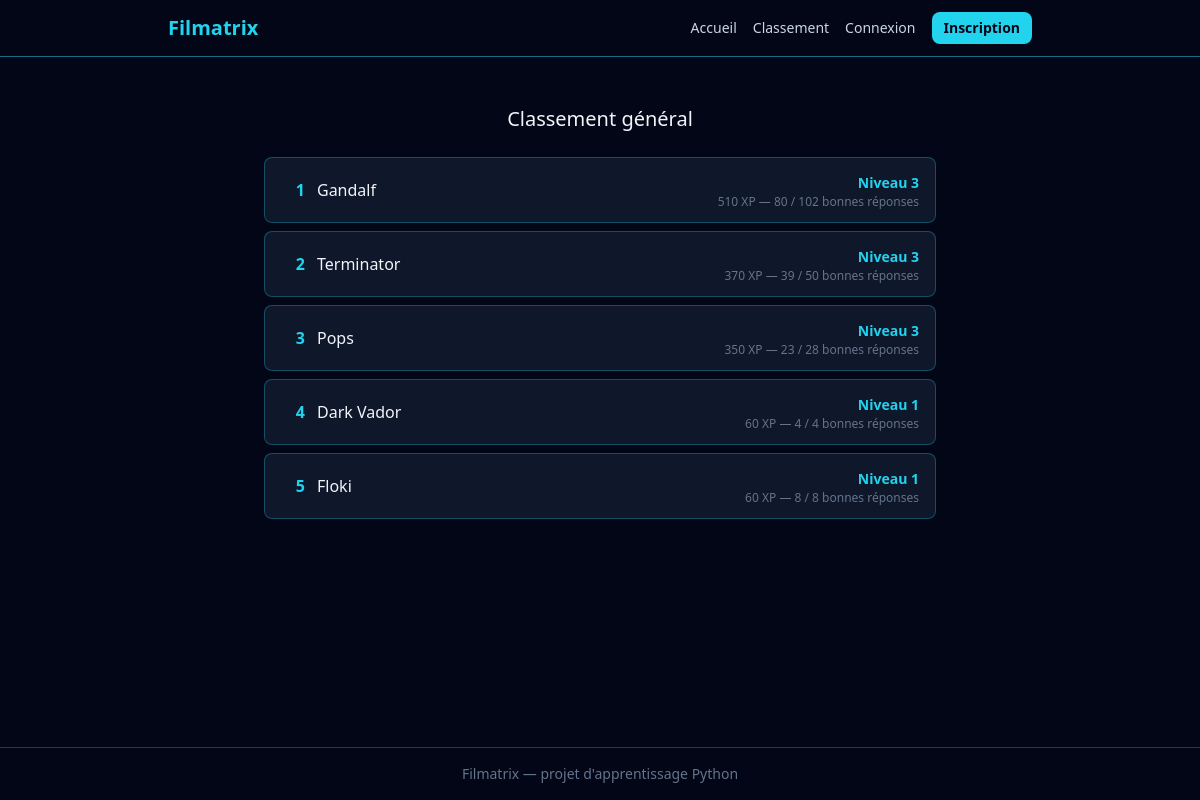
Page /classement on the committed database.
### src/models.py (models this page shows, shortened)
class User(db.Model, UserMixin):
    __tablename__ = "users"
    id = db.Column(db.Integer, primary_key=True)
    username = db.Column(db.String(50), unique=True, nullable=False)
    email = db.Column(db.String(120), unique=True, nullable=False)
    password_hash = db.Column(db.String(255), nullable=False)
    total_xp = db.Column(db.Integer, nullable=False, default=0)
    coins = db.Column(db.Integer, nullable=False, default=0)
    equipped_title = db.Column(db.String(50), nullable=True)
    is_admin = db.Column(db.Boolean, nullable=False, default=False)

### app.py (the view)
    @app.route("/classement")
    def leaderboard() -> str:
        results = (
                db.session.query(
                        User.username,
                        User.total_xp,
                        func.count(Attempt.id).label("total"),
                        func.sum(db.case((Attempt.is_correct, 1), else_=0)).label("correct"),
                    )
                    .join(Attempt, Attempt.user_id == User.id)
                    .group_by(User.id)
                    .order_by(User.total_xp.desc())
                    .all()
            )
        leaderboard_entries = []
        for result in results:
            level_info = calculate_level(result.total_xp)
            leaderboard_entries.append(
                {
                    "username": result.username,
                    "total_xp": result.total_xp,
                    "level": level_info["level"],
                    "total": result.total,
                    "correct": result.correct,
                }
            )
        return render_template("classement.html", results=leaderboard_entries)

### app.py (called while the page is built)
def calculate_level(total_xp: int) -> dict:
        level = 1
        xp_for_next_level = 100
        xp_already_spent = 0
        while total_xp - xp_already_spent >= xp_for_next_level:
            xp_already_spent += xp_for_next_level
            level += 1
            xp_for_next_level = 100 * level
        xp_in_current_level = total_xp - xp_already_spent
        return {
            "level": level,
            "xp_in_current_level": xp_in_current_level,
            "xp_for_next_level": xp_for_next_level,
            }

### templates/classement.html
{% extends "base.html" %}
{% block content %}
<div class="max-w-2xl mx-auto mt-8">
    <h2 class="text-xl mb-6 text-center">Classement général</h2>
    {% if results %}
    <div class="flex flex-col gap-2">
        {% for result in results %}
        <div class="flex items-center justify-between bg-slate-900 border border-cyan-400/30 rounded-lg px-4 py-3">
            <div class="flex items-center gap-3">
                <span class="text-cyan-400 font-bold w-6 text-right">{{ loop.index }}</span>
                <span>{{ result.username }}</span>
            </div>
            <div class="text-right">
                <span class="text-cyan-400 font-bold text-sm">Niveau {{ result.level }}</span>
                    <p class="text-slate-500 text-xs">{{ result.total_xp }} XP — {{ result.correct }} / {{ result.total }} bonnes réponses</p>
            </div>
        </div>
        {% endfor %}
    </div>
    {% else %}
    <p class="text-slate-500 text-center">Aucune partie jouée pour le moment.</p>
    {% endif %}
</div>
{% endblock %}

### templates/base.html (shortened to what this page needs)
<!DOCTYPE html>
<html lang="fr">
<head>
    <link rel="stylesheet" href="{{ url_for('static', filename='css/output.css') }}">
</head>
<body class="bg-slate-950 text-slate-100 min-h-screen flex flex-col">
    <header class="border-b border-cyan-400/50">
    <nav class="max-w-4xl mx-auto px-4 py-3">
        <div class="flex items-center justify-between">
            <a href="{{ url_for('home') }}" class="text-xl font-bold text-cyan-400">
                Filmatrix
            </a>
            <div class="flex items-center gap-4">
                <div class="hidden md:flex items-center gap-4 text-sm">
                    <a href="{{ url_for('home') }}" class="text-slate-300 hover:text-cyan-400 transition">Accueil</a>
                    <a href="{{ url_for('leaderboard') }}" class="text-slate-300 hover:text-cyan-400 transition">Classement</a>
                    {% if current_user.is_authenticated %}
                        <a href="{{ url_for('profile') }}" class="text-slate-300 hover:text-cyan-400 transition">Mon profil</a>
                        <a href="{{ url_for('shop') }}" class="text-slate-300 hover:text-cyan-400 transition">Boutique</a>
                        {% if current_user.is_admin %}
                            <a href="{{ url_for('admin_questions_list') }}" class="text-amber-400 hover:text-amber-300 transition">Admin</a>
                        {% endif %}
                        <a href="{{ url_for('logout') }}" class="text-slate-300 hover:text-cyan-400 transition">Déconnexion</a>
                    {% else %}
                        <a href="{{ url_for('login') }}" class="text-slate-300 hover:text-cyan-400 transition">Connexion</a>
                        <a href="{{ url_for('register') }}" class="bg-cyan-400 hover:bg-cyan-300 text-slate-950 font-bold px-3 py-1.5 rounded-lg transition">Inscription</a>
                    {% endif %}
                </div>
            </div>
        </div>
    </nav>
</header>
    <main class="flex-1 p-4">
        {% block content %}{% endblock %}
    </main>
    <footer class="border-t border-cyan-400/30 text-center text-slate-500 text-sm py-4">
        Filmatrix — projet d'apprentissage Python
    </footer>
</body>
</html>

### rows in the picture
User: username "Gandalf", level "3", total_xp "510", correct "80", total "102"
User: username "Terminator", level "3", total_xp "370", correct "39", total "50"
User: username "Pops", level "3", total_xp "350", correct "23", total "28"
User: username "Dark Vador", level "1", total_xp "60", correct "4", total "4"
User: username "Floki", level "1", total_xp "60", correct "8", total "8"
